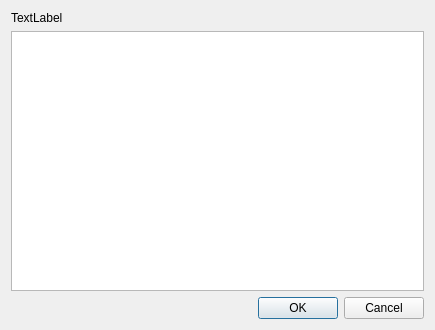
<?xml version="1.0" encoding="UTF-8"?>
<ui version="4.0">
 <class>QTextDialog</class>
 <widget class="QDialog" name="QTextDialog">
  <property name="geometry">
   <rect>
    <x>0</x>
    <y>0</y>
    <width>435</width>
    <height>330</height>
   </rect>
  </property>
  <property name="windowTitle">
   <string>Dialog</string>
  </property>
  <property name="modal">
   <bool>true</bool>
  </property>
  <layout class="QVBoxLayout" name="verticalLayout">
   <item>
    <widget class="QLabel" name="label">
     <property name="text">
      <string>TextLabel</string>
     </property>
    </widget>
   </item>
   <item>
    <widget class="QTextEdit" name="textEdit"/>
   </item>
   <item>
    <widget class="QDialogButtonBox" name="buttonBox">
     <property name="orientation">
      <enum>Qt::Horizontal</enum>
     </property>
     <property name="standardButtons">
      <set>QDialogButtonBox::Cancel|QDialogButtonBox::Ok</set>
     </property>
    </widget>
   </item>
  </layout>
 </widget>
 <resources/>
 <connections>
  <connection>
   <sender>buttonBox</sender>
   <signal>accepted()</signal>
   <receiver>QTextDialog</receiver>
   <slot>accept()</slot>
   <hints>
    <hint type="sourcelabel">
     <x>248</x>
     <y>254</y>
    </hint>
    <hint type="destinationlabel">
     <x>157</x>
     <y>274</y>
    </hint>
   </hints>
  </connection>
  <connection>
   <sender>buttonBox</sender>
   <signal>rejected()</signal>
   <receiver>QTextDialog</receiver>
   <slot>reject()</slot>
   <hints>
    <hint type="sourcelabel">
     <x>316</x>
     <y>260</y>
    </hint>
    <hint type="destinationlabel">
     <x>286</x>
     <y>274</y>
    </hint>
   </hints>
  </connection>
 </connections>
</ui>
